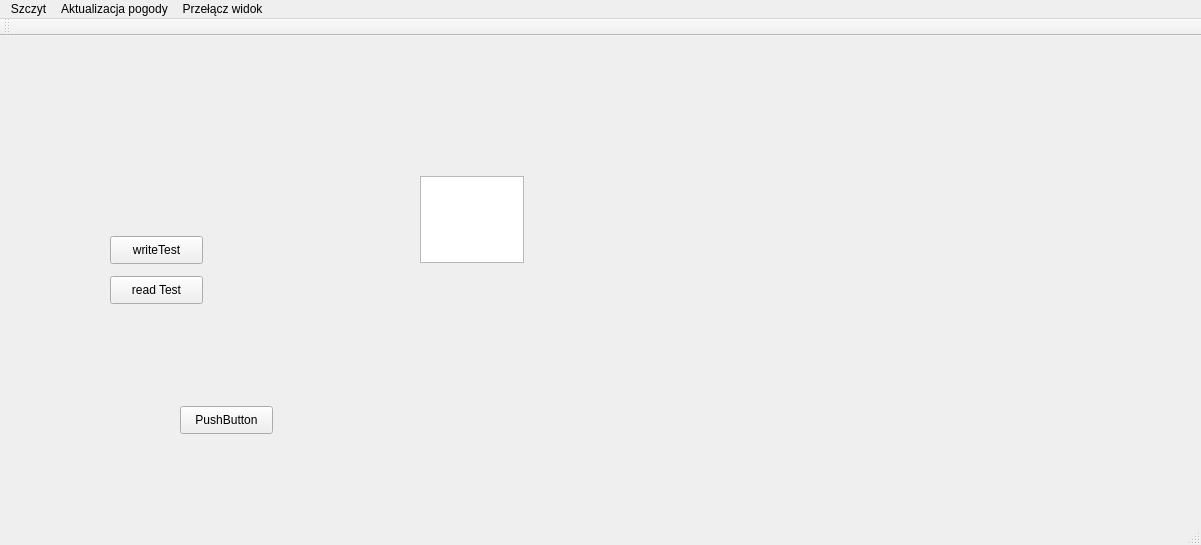
<?xml version="1.0" encoding="UTF-8"?>
<ui version="4.0">
 <class>MainWindow</class>
 <widget class="QMainWindow" name="MainWindow">
  <property name="windowModality">
   <enum>Qt::NonModal</enum>
  </property>
  <property name="enabled">
   <bool>true</bool>
  </property>
  <property name="geometry">
   <rect>
    <x>0</x>
    <y>0</y>
    <width>1201</width>
    <height>545</height>
   </rect>
  </property>
  <property name="windowTitle">
   <string>SkiSky</string>
  </property>
  <widget class="QWidget" name="centralWidget">
   <widget class="QPushButton" name="button">
    <property name="geometry">
     <rect>
      <x>550</x>
      <y>300</y>
      <width>41</width>
      <height>41</height>
     </rect>
    </property>
    <property name="styleSheet">
     <string notr="true">#button
{
background-color: transparent; 
border-image: url(:/zasoby/images/s5.png); 
background: none; 
border: none; 
background-repeat: none;
}
</string>
    </property>
    <property name="text">
     <string/>
    </property>
    <property name="iconSize">
     <size>
      <width>40</width>
      <height>42</height>
     </size>
    </property>
   </widget>
   <widget class="QLabel" name="label_bg_pure">
    <property name="geometry">
     <rect>
      <x>0</x>
      <y>0</y>
      <width>1200</width>
      <height>480</height>
     </rect>
    </property>
    <property name="text">
     <string/>
    </property>
   </widget>
   <widget class="QPushButton" name="pushButton">
    <property name="geometry">
     <rect>
      <x>110</x>
      <y>200</y>
      <width>93</width>
      <height>28</height>
     </rect>
    </property>
    <property name="text">
     <string>writeTest</string>
    </property>
   </widget>
   <widget class="QPlainTextEdit" name="plainTextEdit">
    <property name="geometry">
     <rect>
      <x>420</x>
      <y>140</y>
      <width>104</width>
      <height>87</height>
     </rect>
    </property>
   </widget>
   <widget class="QPushButton" name="pushButton_2">
    <property name="geometry">
     <rect>
      <x>110</x>
      <y>240</y>
      <width>93</width>
      <height>28</height>
     </rect>
    </property>
    <property name="text">
     <string>read Test</string>
    </property>
   </widget>
   <widget class="QLabel" name="ted">
    <property name="geometry">
     <rect>
      <x>660</x>
      <y>90</y>
      <width>361</width>
      <height>321</height>
     </rect>
    </property>
    <property name="text">
     <string/>
    </property>
   </widget>
   <widget class="QPushButton" name="pushButton_3">
    <property name="geometry">
     <rect>
      <x>180</x>
      <y>370</y>
      <width>93</width>
      <height>28</height>
     </rect>
    </property>
    <property name="text">
     <string>PushButton</string>
    </property>
   </widget>
   <zorder>label_bg_pure</zorder>
   <zorder>button</zorder>
   <zorder>pushButton</zorder>
   <zorder>plainTextEdit</zorder>
   <zorder>pushButton_2</zorder>
   <zorder>ted</zorder>
   <zorder>pushButton_3</zorder>
  </widget>
  <widget class="QMenuBar" name="menuBar">
   <property name="geometry">
    <rect>
     <x>0</x>
     <y>0</y>
     <width>1201</width>
     <height>26</height>
    </rect>
   </property>
   <widget class="QMenu" name="menuSzczyt">
    <property name="title">
     <string>Szczyt</string>
    </property>
   </widget>
   <widget class="QMenu" name="menuAktualizacja_pogody">
    <property name="title">
     <string>Aktualizacja pogody</string>
    </property>
   </widget>
   <widget class="QMenu" name="menuPrze_cz_widok">
    <property name="title">
     <string>Przełącz widok</string>
    </property>
   </widget>
   <addaction name="menuSzczyt"/>
   <addaction name="menuAktualizacja_pogody"/>
   <addaction name="menuPrze_cz_widok"/>
  </widget>
  <widget class="QToolBar" name="mainToolBar">
   <attribute name="toolBarArea">
    <enum>TopToolBarArea</enum>
   </attribute>
   <attribute name="toolBarBreak">
    <bool>false</bool>
   </attribute>
  </widget>
  <widget class="QStatusBar" name="statusBar"/>
 </widget>
 <layoutdefault spacing="6" margin="11"/>
 <resources/>
 <connections/>
</ui>
